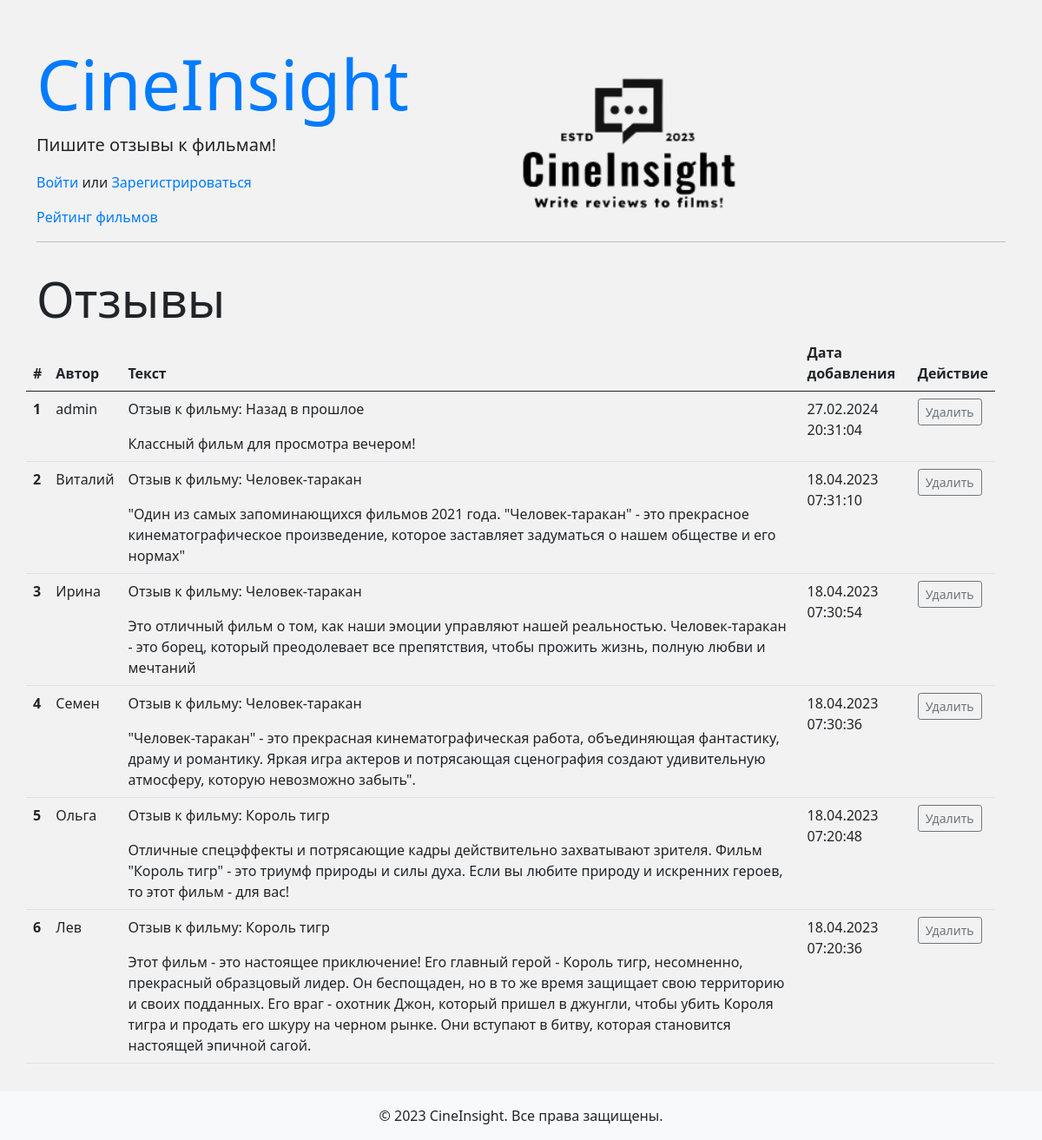
The app's page /reviews with its own data.
### models.py (models this page shows, shortened)
class Review(db.Model):
    id = db.Column(db.Integer, primary_key=True)
    name = db.Column(db.String(255), nullable=False)
    text = db.Column(db.Text, nullable=False)
    created_date = db.Column(db.DateTime, default=datetime.utcnow)
    score = db.Column(db.Integer, nullable=False)
    movie_id = db.Column(db.Integer, db.ForeignKey('movie.id', ondelete="CASCADE"))
    movie = db.relationship('Movie', back_populates='reviews')

class Movie(db.Model):
    id = db.Column(db.Integer, primary_key=True)
    title = db.Column(db.String(255), nullable=False)
    description = db.Column(db.Text, nullable=False)
    image = db.Column(db.String(255), nullable=False)
    reviews = db.relationship('Review', back_populates='movie')
    genre = db.Column(db.String(50), nullable=False)

### views.py (the view)
@app.route('/reviews')
def reviews():
    reviews = Review.query.order_by(Review.created_date.desc()).all()
    return render_template('reviews.html',
                           reviews=reviews)

### templates/reviews.html
{% extends 'base.html' %}
{% block content %}
  <div class="row mb-3">
    <h1 class="mt-3 display-4">Отзывы</h1>
    <table class="table table-hover">
      <thead>
      <tr>
        <th scope="col">#</th>
        <th scope="col">Автор</th>
        <th scope="col">Текст</th>
        <th scope="col">Дата добавления</th>
        <th scope="col">Действие</th>
      </tr>
      </thead>
      <tbody>
        {% for review in reviews %}
          <tr>
            <th scope="row">{{ loop.index }}</th>
            <td>
              {{ review.name }}
            </td>
            <td>
              <p>Отзыв к фильму: {{review.movie.title}}</p>
              {{ review.text }}
            </td>
            <td>
              {{ review.created_date.strftime('%d.%m.%Y %H:%M:%S') }}
            </td>
            <td>
              <a href="{{ url_for('delete_review', id=review.id) }}" class="btn btn-sm btn-outline-secondary">Удалить</a>
            </td>
          </tr>
        {% endfor %}
      </tbody>
    </table>
  </div>
{% endblock %}

### templates/base.html (style rules this page uses)
body { position: relative; display: flex; flex-direction: column; min-height: 100vh; margin: 0; background-color: #f2f2f2; }
a { text-decoration: none; color: #007bff; transition: color 0.3s ease-in-out; }

### records on screen
Review: name "admin", movie "Назад в прошлое", text "Классный фильм для просмотра вечером!", created_date "27.02.2024 20:31:04"
Review: name "Виталий", movie "Человек-таракан", text "\"Один из самых запоминающихся фильмов 2021 года. \"Человек-таракан\" - это прекрасное кинематографическое произведение, которое заставляет задуматься о нашем обществе и его нормах\"", created_date "18.04.2023 07:31:10"
Review: name "Ирина", movie "Человек-таракан", text "Это отличный фильм о том, как наши эмоции управляют нашей реальностью. Человек-таракан - это борец, который преодолевает все препятствия, чтобы прожить жизнь, полную любви и мечтаний", created_date "18.04.2023 07:30:54"
Review: name "Семен", movie "Человек-таракан", text "\"Человек-таракан\" - это прекрасная кинематографическая работа, объединяющая фантастику, драму и романтику. Яркая игра актеров и потрясающая сценография создают удивительную атмосферу, которую невозможно забыть\".", created_date "18.04.2023 07:30:36"
Review: name "Ольга", movie "Король тигр", text "Отличные спецэффекты и потрясающие кадры действительно захватывают зрителя. Фильм \"Король тигр\" - это триумф природы и силы духа. Если вы любите природу и искренних героев, то этот фильм - для вас!", created_date "18.04.2023 07:20:48"
Review: name "Лев", movie "Король тигр", text "Этот фильм - это настоящее приключение! Его главный герой - Король тигр, несомненно, прекрасный образцовый лидер. Он беспощаден, но в то же время защищает свою территорию и своих подданных. Его враг - охотник Джон, который пришел в джунгли, чтобы убить Короля тигра и продать его шкуру на черном рынке. Они вступают в битву, которая становится настоящей эпичной сагой.", created_date "18.04.2023 07:20:36"
